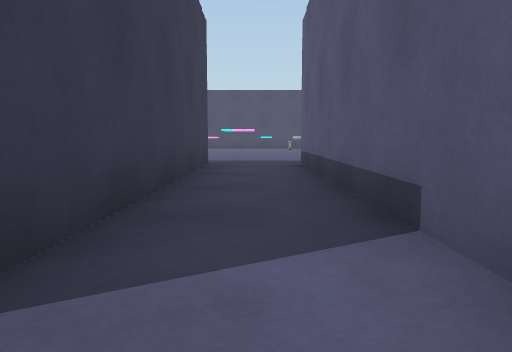
View 1 (above)

16 first-person views from a walk through a 3-D level made in the Unity game engine. The camera is 0.51 m above the floor, tilts 6° down and sees 70° across. The floor is counted in squares, 1 m on a side. Each view is taken from the middle of a square. On the plan, view 1 faces up. The plan holds only what a view shows up to about 9 squares ahead; the rest is blank. The place goes on beyond the plan.

View 2
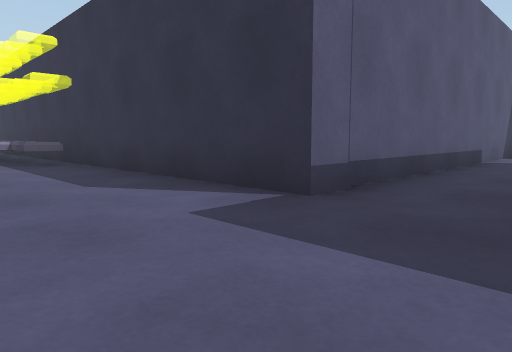

View 3
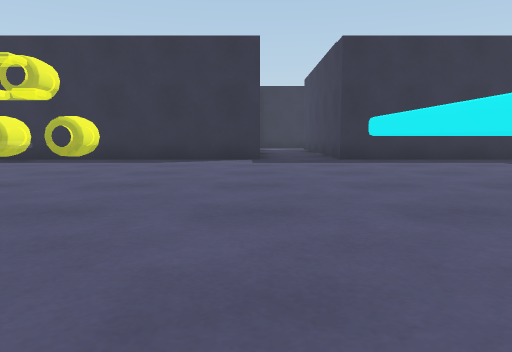

View 4
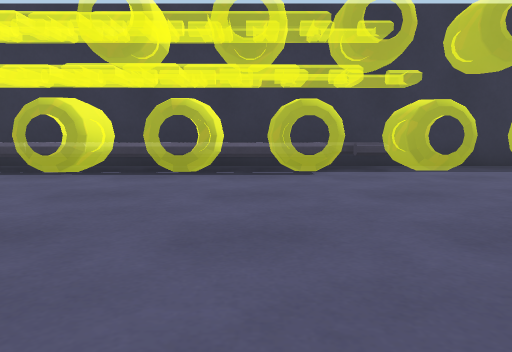

View 5
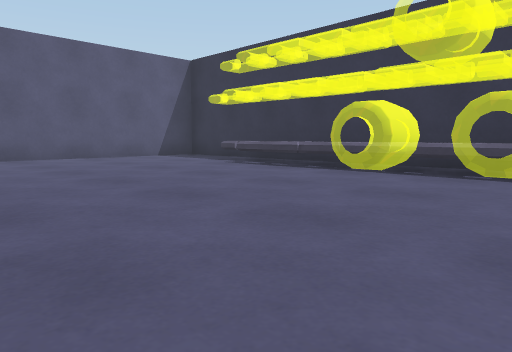

View 6
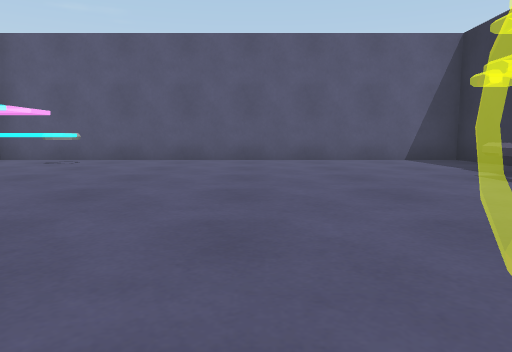

View 7
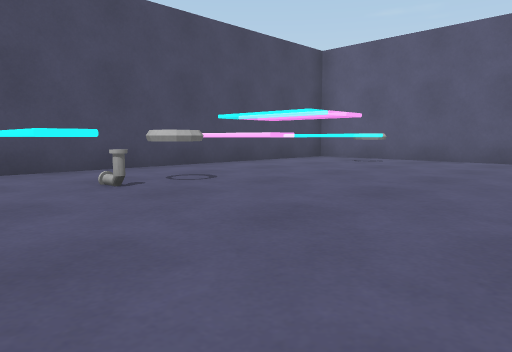

View 8
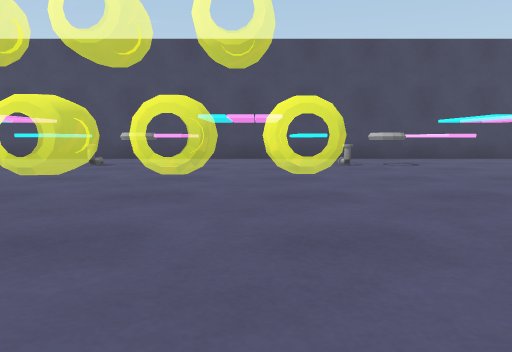

View 9
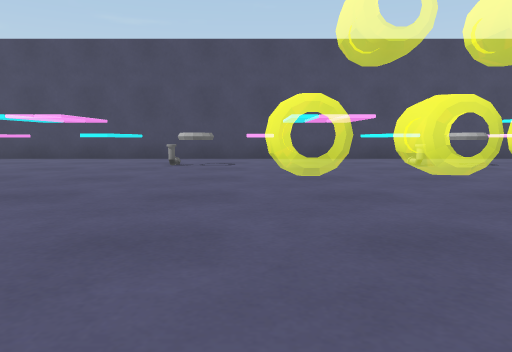

View 10
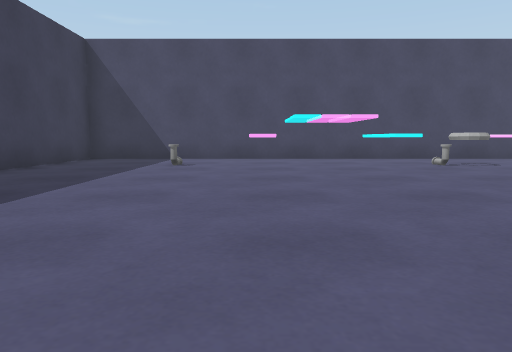

View 11
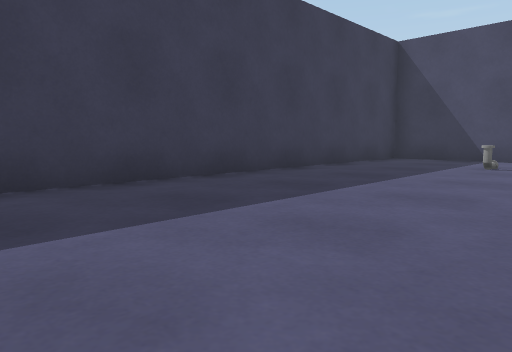

View 12
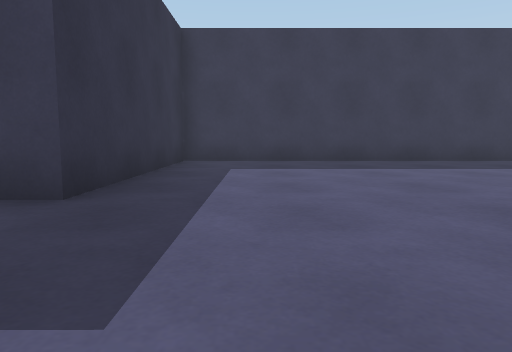

View 13
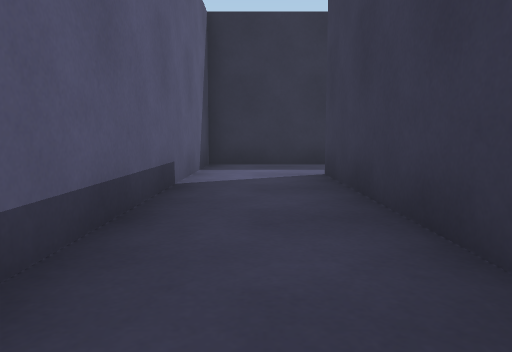

View 14
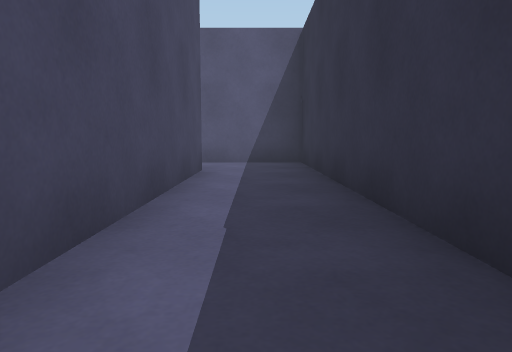

View 15
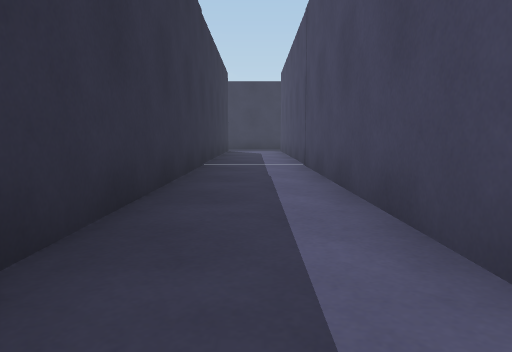

View 16
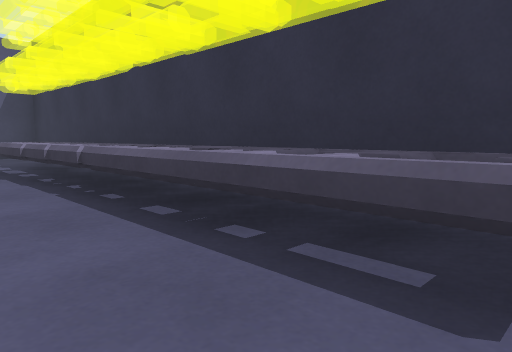

### Floor plan
Points are (right, up) in squares from view 1. A wall is a line through its corners. A room is listed if a view was taken in it or the views show most of it. See-through windows are left out.
Room 1 (views 1, 14, 15)
walls: (-1, 0.9) (-8.5, 0.9); (-8.5, -1) (0.9, -1) (0.9, 0.5)
ways out: opening at (0, 1) to room 2
Room 2 (views 2, 3, 4, 5, 6, 7, 8, 9, 10, 11, 12, 13, 16)
walls: (0.9, 0.5) (0.9, 7.4) (17.4, 7.4) (17.4, 17.9) (-6, 17.9) (-6, 7.4) (-1, 7.4) (-1, 0.9)
ways out: opening at (0, 1) to room 1
objects: other object (2, 16); other object (6, 8) to (9, 8); other object (7, 16); other object (10, 8); other object (11, 8); other object (11, 16); other object (12, 8); other object (13, 8); other object (13, 8) to (14, 9); other object (16, 16)

Where each view was taken, in squares from view 1:
view 1: 0 up, 0 right, facing up
view 2: 10 up, 1 left, facing down-right
view 3: 16 up, 1 right, facing down
view 4: 14 up, 8 right, facing down
view 5: 14 up, 8 right, facing down-right
view 6: 12 up, 9 right, facing right
view 7: 12 up, 9 right, facing up-right
view 8: 9 up, 9 right, facing up
view 9: 9 up, 3 right, facing up
view 10: 9 up, 2 left, facing up
view 11: 9 up, 2 left, facing up-left
view 12: 9 up, 2 right, facing left
view 13: 6 up, 0 right, facing down
view 14: 0 up, 7 left, facing right
view 15: 0 up, 0 right, facing left
view 16: 10 up, 7 right, facing down-right
